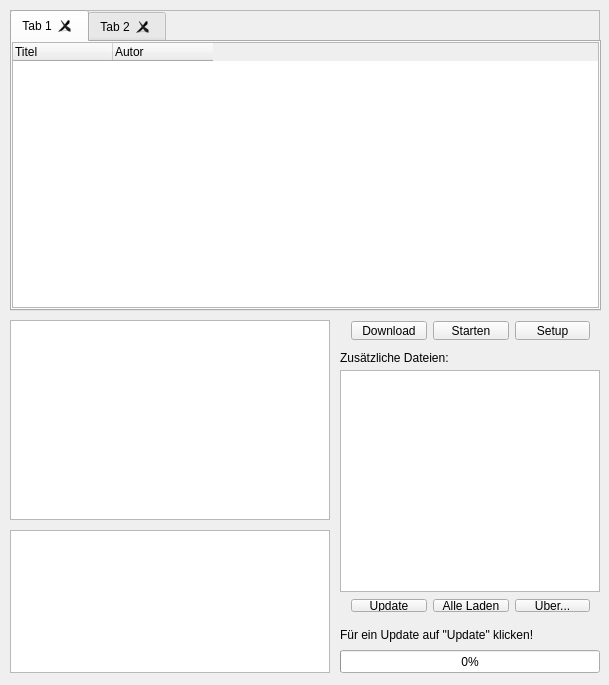
<?xml version="1.0" encoding="UTF-8"?>
<ui version="4.0">
 <class>MainWindow</class>
 <widget class="QMainWindow" name="MainWindow">
  <property name="geometry">
   <rect>
    <x>0</x>
    <y>0</y>
    <width>609</width>
    <height>685</height>
   </rect>
  </property>
  <property name="sizePolicy">
   <sizepolicy hsizetype="Fixed" vsizetype="Fixed">
    <horstretch>0</horstretch>
    <verstretch>0</verstretch>
   </sizepolicy>
  </property>
  <property name="minimumSize">
   <size>
    <width>609</width>
    <height>685</height>
   </size>
  </property>
  <property name="maximumSize">
   <size>
    <width>609</width>
    <height>685</height>
   </size>
  </property>
  <property name="windowTitle">
   <string>MMMLauncher</string>
  </property>
  <property name="windowIcon">
   <iconset resource="mmml.qrc">
    <normaloff>:/images/images/chuck.png</normaloff>:/images/images/chuck.png</iconset>
  </property>
  <widget class="QWidget" name="centralWidget">
   <property name="minimumSize">
    <size>
     <width>609</width>
     <height>685</height>
    </size>
   </property>
   <property name="maximumSize">
    <size>
     <width>609</width>
     <height>685</height>
    </size>
   </property>
   <widget class="QLabel" name="labelUpdate">
    <property name="geometry">
     <rect>
      <x>340</x>
      <y>627</y>
      <width>231</width>
      <height>16</height>
     </rect>
    </property>
    <property name="text">
     <string>Für ein Update auf &quot;Update&quot; klicken!</string>
    </property>
   </widget>
   <widget class="QWidget" name="horizontalLayoutWidget_2">
    <property name="geometry">
     <rect>
      <x>340</x>
      <y>310</y>
      <width>261</width>
      <height>41</height>
     </rect>
    </property>
    <layout class="QHBoxLayout" name="horizontalLayout_2">
     <property name="spacing">
      <number>6</number>
     </property>
     <item>
      <widget class="QPushButton" name="buttonDownload">
       <property name="text">
        <string>Download</string>
       </property>
      </widget>
     </item>
     <item>
      <widget class="QPushButton" name="buttonStart">
       <property name="text">
        <string>Starten</string>
       </property>
      </widget>
     </item>
     <item>
      <widget class="QPushButton" name="buttonSetup">
       <property name="text">
        <string>Setup</string>
       </property>
      </widget>
     </item>
    </layout>
   </widget>
   <widget class="QWidget" name="horizontalLayoutWidget">
    <property name="geometry">
     <rect>
      <x>340</x>
      <y>590</y>
      <width>261</width>
      <height>33</height>
     </rect>
    </property>
    <layout class="QHBoxLayout" name="horizontalLayout">
     <property name="topMargin">
      <number>9</number>
     </property>
     <item>
      <widget class="QPushButton" name="buttonUpdate">
       <property name="text">
        <string>Update</string>
       </property>
      </widget>
     </item>
     <item>
      <widget class="QPushButton" name="buttonDownloadall">
       <property name="text">
        <string>Alle Laden</string>
       </property>
      </widget>
     </item>
     <item>
      <widget class="QPushButton" name="buttonAbout">
       <property name="text">
        <string>Über...</string>
       </property>
      </widget>
     </item>
    </layout>
   </widget>
   <widget class="QProgressBar" name="progressBar">
    <property name="geometry">
     <rect>
      <x>340</x>
      <y>650</y>
      <width>260</width>
      <height>23</height>
     </rect>
    </property>
    <property name="sizePolicy">
     <sizepolicy hsizetype="Fixed" vsizetype="Fixed">
      <horstretch>0</horstretch>
      <verstretch>0</verstretch>
     </sizepolicy>
    </property>
    <property name="minimumSize">
     <size>
      <width>260</width>
      <height>0</height>
     </size>
    </property>
    <property name="maximumSize">
     <size>
      <width>26</width>
      <height>16777215</height>
     </size>
    </property>
    <property name="value">
     <number>0</number>
    </property>
   </widget>
   <widget class="QGraphicsView" name="epiScreenshoot">
    <property name="geometry">
     <rect>
      <x>10</x>
      <y>320</y>
      <width>320</width>
      <height>200</height>
     </rect>
    </property>
    <property name="sizePolicy">
     <sizepolicy hsizetype="Fixed" vsizetype="Fixed">
      <horstretch>0</horstretch>
      <verstretch>0</verstretch>
     </sizepolicy>
    </property>
    <property name="minimumSize">
     <size>
      <width>320</width>
      <height>200</height>
     </size>
    </property>
    <property name="maximumSize">
     <size>
      <width>320</width>
      <height>200</height>
     </size>
    </property>
    <property name="autoFillBackground">
     <bool>false</bool>
    </property>
    <property name="verticalScrollBarPolicy">
     <enum>Qt::ScrollBarAlwaysOff</enum>
    </property>
    <property name="horizontalScrollBarPolicy">
     <enum>Qt::ScrollBarAlwaysOff</enum>
    </property>
   </widget>
   <widget class="QLabel" name="label_2">
    <property name="geometry">
     <rect>
      <x>340</x>
      <y>350</y>
      <width>131</width>
      <height>16</height>
     </rect>
    </property>
    <property name="text">
     <string>Zusätzliche Dateien:</string>
    </property>
   </widget>
   <widget class="QTableWidget" name="tableWidget">
    <property name="enabled">
     <bool>false</bool>
    </property>
    <property name="geometry">
     <rect>
      <x>10</x>
      <y>10</y>
      <width>590</width>
      <height>267</height>
     </rect>
    </property>
    <property name="minimumSize">
     <size>
      <width>590</width>
      <height>267</height>
     </size>
    </property>
    <property name="maximumSize">
     <size>
      <width>590</width>
      <height>267</height>
     </size>
    </property>
    <property name="showGrid">
     <bool>false</bool>
    </property>
    <attribute name="verticalHeaderVisible">
     <bool>false</bool>
    </attribute>
   </widget>
   <widget class="QPlainTextEdit" name="epiDescription">
    <property name="geometry">
     <rect>
      <x>10</x>
      <y>530</y>
      <width>320</width>
      <height>143</height>
     </rect>
    </property>
    <property name="minimumSize">
     <size>
      <width>320</width>
      <height>139</height>
     </size>
    </property>
    <property name="maximumSize">
     <size>
      <width>316</width>
      <height>143</height>
     </size>
    </property>
    <property name="readOnly">
     <bool>true</bool>
    </property>
    <property name="centerOnScroll">
     <bool>false</bool>
    </property>
   </widget>
   <widget class="QTreeWidget" name="directoryContent">
    <property name="geometry">
     <rect>
      <x>340</x>
      <y>370</y>
      <width>260</width>
      <height>222</height>
     </rect>
    </property>
    <property name="sizePolicy">
     <sizepolicy hsizetype="Fixed" vsizetype="Fixed">
      <horstretch>0</horstretch>
      <verstretch>0</verstretch>
     </sizepolicy>
    </property>
    <property name="maximumSize">
     <size>
      <width>260</width>
      <height>222</height>
     </size>
    </property>
    <property name="expandsOnDoubleClick">
     <bool>false</bool>
    </property>
    <attribute name="headerVisible">
     <bool>false</bool>
    </attribute>
    <column>
     <property name="text">
      <string notr="true">1</string>
     </property>
    </column>
   </widget>
   <widget class="QTabWidget" name="tabWidget">
    <property name="geometry">
     <rect>
      <x>10</x>
      <y>10</y>
      <width>591</width>
      <height>301</height>
     </rect>
    </property>
    <property name="currentIndex">
     <number>0</number>
    </property>
    <property name="tabsClosable">
     <bool>true</bool>
    </property>
    <widget class="QWidget" name="allEpisodes">
     <attribute name="title">
      <string>Tab 1</string>
     </attribute>
     <widget class="QTreeWidget" name="treeWidget">
      <property name="geometry">
       <rect>
        <x>0</x>
        <y>0</y>
        <width>587</width>
        <height>266</height>
       </rect>
      </property>
      <property name="sizePolicy">
       <sizepolicy hsizetype="Fixed" vsizetype="Fixed">
        <horstretch>0</horstretch>
        <verstretch>0</verstretch>
       </sizepolicy>
      </property>
      <property name="editTriggers">
       <set>QAbstractItemView::NoEditTriggers</set>
      </property>
      <property name="indentation">
       <number>15</number>
      </property>
      <property name="rootIsDecorated">
       <bool>false</bool>
      </property>
      <property name="itemsExpandable">
       <bool>true</bool>
      </property>
      <property name="expandsOnDoubleClick">
       <bool>false</bool>
      </property>
      <attribute name="headerStretchLastSection">
       <bool>false</bool>
      </attribute>
      <column>
       <property name="text">
        <string>Titel</string>
       </property>
      </column>
      <column>
       <property name="text">
        <string>Autor</string>
       </property>
      </column>
     </widget>
    </widget>
    <widget class="QWidget" name="tab_2">
     <attribute name="title">
      <string>Tab 2</string>
     </attribute>
    </widget>
   </widget>
  </widget>
 </widget>
 <layoutdefault spacing="6" margin="11"/>
 <resources>
  <include location="mmml.qrc"/>
 </resources>
 <connections/>
</ui>
